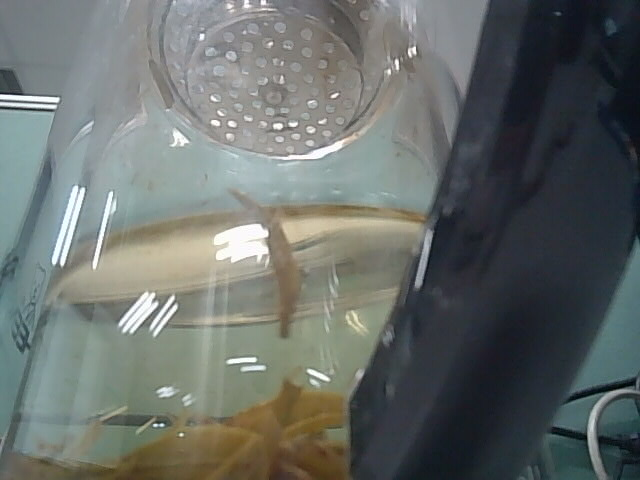
//> input picture resource/17/1hf.bak.jpg, 640 x 480 px
$ ./OpticalFlow_example   (built with g++ and OpenCV 4)
//> lines starting //> are read from the running program, lines starting //| are printed output that depends on the picture; after the words box and inside, x2 and y2 are one past the last pixel; in counts of white or black regions, pixels touching at a corner belong together
#include <cstdio>
#include <cstdlib>
#include <vector>
#include <stdlib.h>
#include <opencv2/opencv.hpp>
#include "opencv2/optflow.hpp"
#include "opencv2/highgui.hpp"


#define RESOURCE_DIR "../resource/"

using namespace std;
using namespace cv;
using namespace cv::optflow;//calcOpticalFlowSF 's namespace
const size_t choice = 4;

// choice
// 1    2    3
// calcOpticalFlowFarneback   calcOpticalFlowSF   calcOpticalFlowPyrLK
void drawOptFlowMap(const Mat& flow, Mat& cflowmap, int step, const Scalar& color) {
    // cflowmap is the pre frame with the line of Optical Flow
    // flow is a V-by-2 array, store float point
    //      store the delta of x,y
    // step is every step pixel
    for (int y = 0; y < cflowmap.rows; y += step)
        for (int x = 0; x < cflowmap.cols; x += step)
        {
            const Point2f& fxy = flow.at< Point2f>(y, x);
            line(cflowmap, Point(x, y), Point(cvRound(x + fxy.x), cvRound(y + fxy.y)),
                color);
            circle(cflowmap, Point(cvRound(x + fxy.x), cvRound(y + fxy.y)), 1, color, -1);
        }
}

void drawOptFlowMap(Mat& cflowmap, int step, const Scalar& color, vector<Point2f> &retPts) {
    // same as above, retPts is the next frame point
    auto it = retPts.begin();
    for (int y = 0; y < cflowmap.rows; y += step)
        for (int x = 0; x < cflowmap.cols; x += step)
        {
            line(cflowmap, Point(x, y), *it, color);
            circle(cflowmap, *it, 1, color, -1);
            it++;
        }
}

int main(int argc, char *argv[])
{
    Mat flow;//flow = aft - pre
    Mat pre = imread(RESOURCE_DIR"/17/1hf.bak.jpg", IMREAD_COLOR);
//> pre is the input picture: 480 rows x 640 cols, CV_8UC3; mean B, G, R 106.2, 109.2, 103.8
    Mat aft = imread(RESOURCE_DIR"/17/2hf.bak.jpg", IMREAD_COLOR);//           CV_LOAD_IMAGE_GRAYSCALE   gray ; IMREAD_COLOR   color
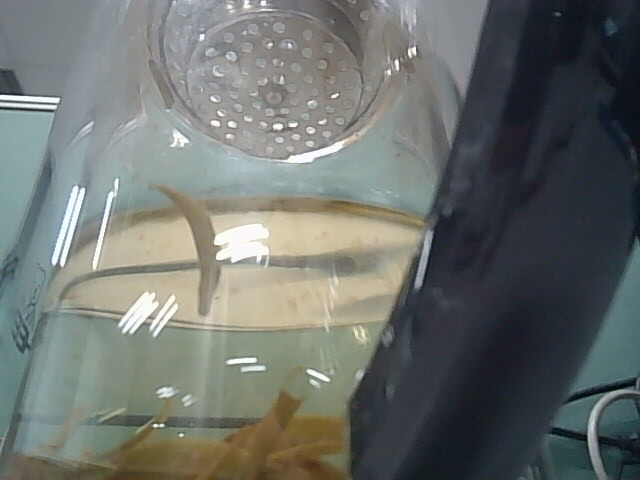
//> input picture resource/17/2hf.bak.jpg, 640 x 480 px
//> aft is the input picture: 480 rows x 640 cols, CV_8UC3; mean B, G, R 108.6, 112.4, 107.7
    if (pre.empty() || aft.empty()){
        printf("Unable to load the image");
        return 1;
    }


    Mat cflow = pre; Mat cflow2 = aft;// store the  3-channel mat of frame, cflow is for show color with line
    cvtColor(pre, pre, cv::COLOR_BGR2GRAY);
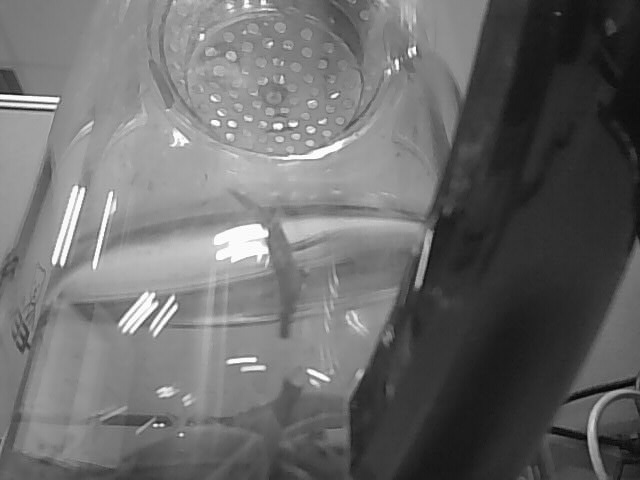
//> pre: 480 rows x 640 cols, CV_8UC1; min 1, max 255, mean 107.2
    cvtColor(aft, aft, cv::COLOR_BGR2GRAY);
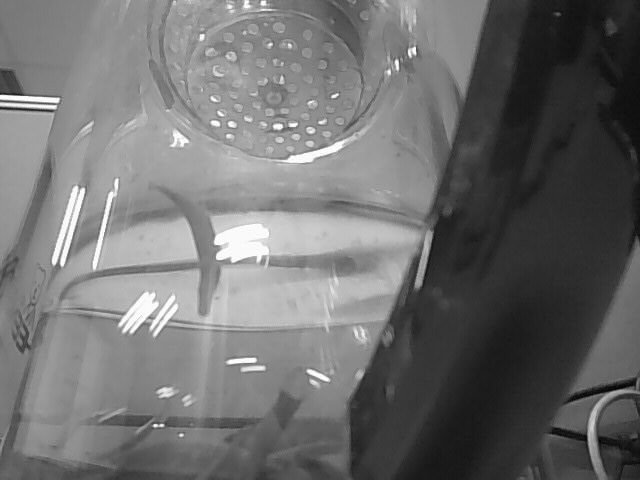
//> aft: 480 rows x 640 cols, CV_8UC1; min 2, max 255, mean 110.6

    //below parameter of calcOpticalFlowPyrLK
    vector<Point2f> prePts;
    size_t step = 10;
    vector<Point2f> nextPts(pre.rows * pre.cols);
    vector<uchar> status;
    vector<float> err;
    TermCriteria termcrit(cv::TermCriteria::COUNT | cv::TermCriteria::EPS, 20, 0.03);
    cv::Ptr<cv::DenseOpticalFlow> dualTVL1 = createOptFlow_DualTVL1();

    switch (choice)
    {
    case 1:// calcOpticalFlowFarneback
        calcOpticalFlowFarneback(pre, aft, flow, 0.5, 3, 15, 3, 5, 1.2, cv::OPTFLOW_FARNEBACK_GAUSSIAN); // info in the flow; note that input mat should in 1-channel
        drawOptFlowMap(flow, cflow, 10, CV_RGB(0, 255, 0));
        break;
    case 2:// calcOpticalFlowSF
        calcOpticalFlowSF(cflow, cflow2,
            flow,
            3, 2, 4, 4.1, 25.5, 18, 55.0, 25.5, 0.35, 18, 55.0, 25.5, 10);// info in the flow; note that input mat should in 3-channel
        drawOptFlowMap(flow, cflow, 10, CV_RGB(0, 255, 0));
        break;
    case 3:// calcOpticalFlowPyrLK
        for (int y = 0; y < pre.rows; y += step)
            for (int x = 0; x < pre.cols; x += step)
            {
                prePts.push_back(Point(x, y));
            }

        // above get a point vector in step
        calcOpticalFlowPyrLK(pre, aft, prePts, nextPts, status, err, Size(31, 31), 3, termcrit, 0, 0.001);// info in the flow; note that input mat should in 1-channel
        drawOptFlowMap(cflow, step, CV_RGB(0, 255, 0), nextPts);
        break;
    case 4:
        dualTVL1->calc(pre, aft, flow);
        drawOptFlowMap(flow, cflow, 10, CV_RGB(0, 255, 0));
//> after the loop in drawOptFlowMap, `for (int y = 0; y < cflowmap.rows; y += step)`:
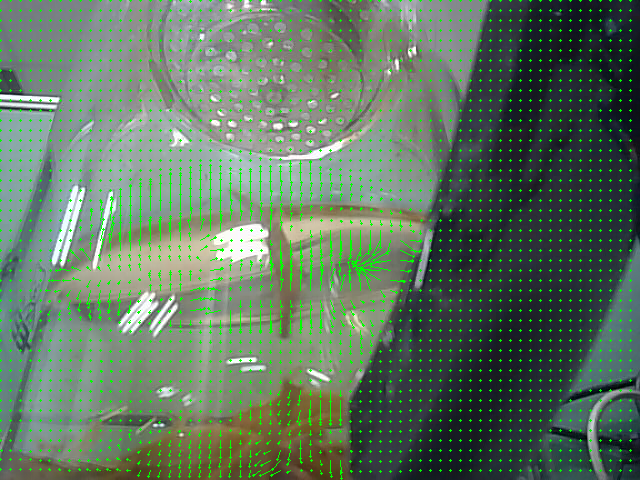
//> cflowmap: 480 rows x 640 cols, CV_8UC3; 6.12% of pixels changed, all inside (x1, y1, x2, y2) = (0, 0, 632, 480)
        break;
    default:
        break;
    }

    imshow("pre", pre);
    imshow("after", aft);
    //cflow is the pre with OpticalFlow line
    imshow("pre with OpticalFlow line", cflow);
    waitKey(0);
    return 0;
}
